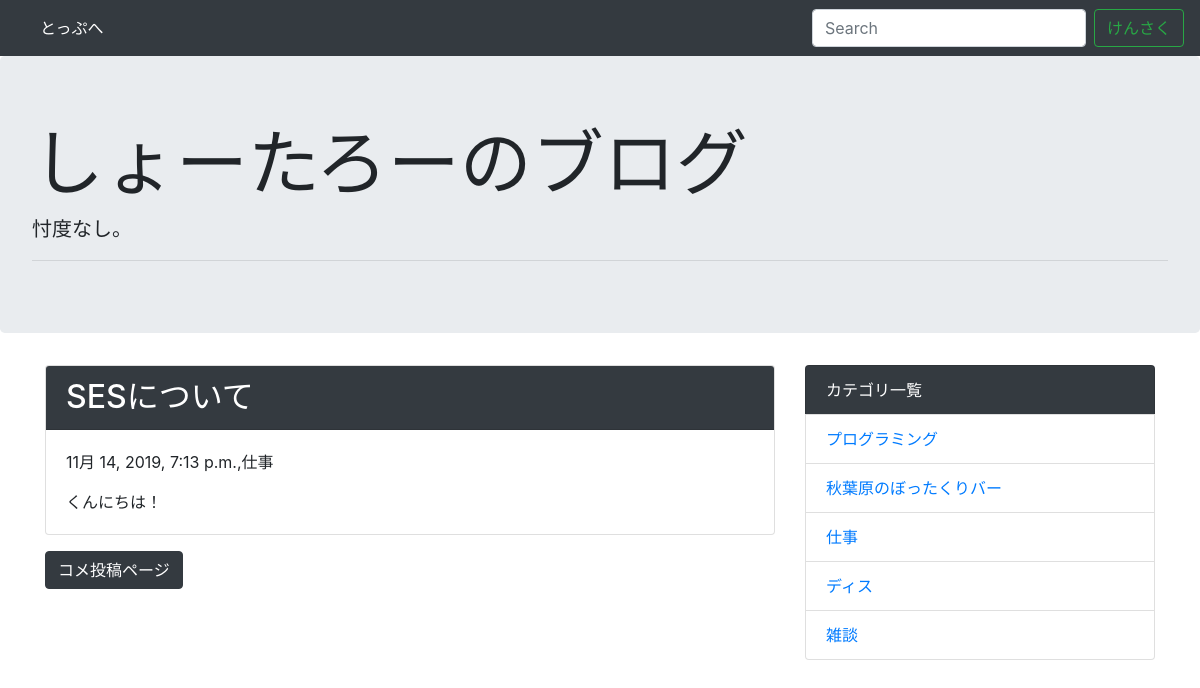
Page /detail/5/ on the committed database.
### blog/models.py (models this page shows, shortened)
class Post(models.Model):
    title = models.CharField('タイトル',max_length=255)
    text = models.TextField('本文')
    created_at = models.DateTimeField('作成日',default=timezone.now)
    category = models.ForeignKey(Category, verbose_name='カテゴリ',on_delete=models.PROTECT)

class Category(models.Model):
    name = models.CharField('カテゴリ名',max_length=255)
    created_at = models.DateTimeField('作成日',default=timezone.now)
    def __str__(self):
        return self.name

### blog/views.py (the view)
# urls.py: path('detail/<int:pk>/', views.DetailView.as_view(), name='detail'),
class DetailView(generic.DetailView):
    model = Post

### blog/context_processors.py (called while the page is built)
def common(request):
    context = {
        'category_list': Category.objects.all(),
    }
    return context

### blog/templates/blog/post_detail.html (shortened to what this page needs)
{% extends "blog/base.html" %}
{% block content %}
<div class="card mb-3">
  <h2 class="card-header bg-dark text-white">{{post.title}}</h2>
  <div class="card-body">
    <p>{{post.created_at}},{{post.category}}</p>
    {{post.text | linebreaksbr | urlize}}
  </div>
</div>
<a class="btn btn-dark" href="{% url 'blog:comment' post.pk %}">コメ投稿ページ</a>
{% endblock  %}

### blog/templates/blog/base.html (shortened to what this page needs)
<!doctype html>
<html lang="ja">
  <head>
    <link rel="stylesheet" href="https://maxcdn.bootstrapcdn.com/bootstrap/4.0.0-beta.2/css/bootstrap.min.css">
  </head>
  <body>
    <nav class="navbar navbar-expand-lg navbar-dark bg-dark">
    <div class="collapse navbar-collapse" id="navbarSupportedContent">
      <ul class="navbar-nav mr-auto">
        <li class="nav-item active">
          <a class="nav-link" href="{% url 'blog:index' %}">とっぷへ</a>
        </li>
      </ul>
      <form class="form-inline my-2 my-lg-0" method="GET" action="{% url 'blog:index' %}">
        <input class="form-control mr-sm-2" type="text" placeholder="Search" aria-label="Search" name="keyword">
        <button class="btn btn-outline-success my-2 my-sm-0" type="submit">けんさく</button>
      </form>
    </div>
  </nav>
  <div class="jumbotron">
    <h1 class="display-3">しょーたろーのブログ</h1>
      <p class="lead">忖度なし。</p>
      <hr class="my-2">
  </div>
    <div class="container">
      <div class="row">
        <div class="col-md-8">
          {% block content %}
          {% endblock %}
        </div>
        <div class="col-md-4">
          <ul class="list-group">
            <li class="list-group-item bg-dark text-white">カテゴリ一覧</li>
            {% for category in category_list %}
              <li class="list-group-item"><a href="{% url 'blog:category' category.pk %}">{{category}}</a></li>
            {% endfor %}
          </ul>
        </div>
      </div>
    </div>
  </body>
</html>

### rows in the picture
Post: title "SESについて", created_at "11月 14, 2019, 7:13 p.m.", category "仕事", text "くんにちは！"
Category: name "プログラミング"
Category: name "秋葉原のぼったくりバー"
Category: name "仕事"
Category: name "ディス"
Category: name "雑談"
